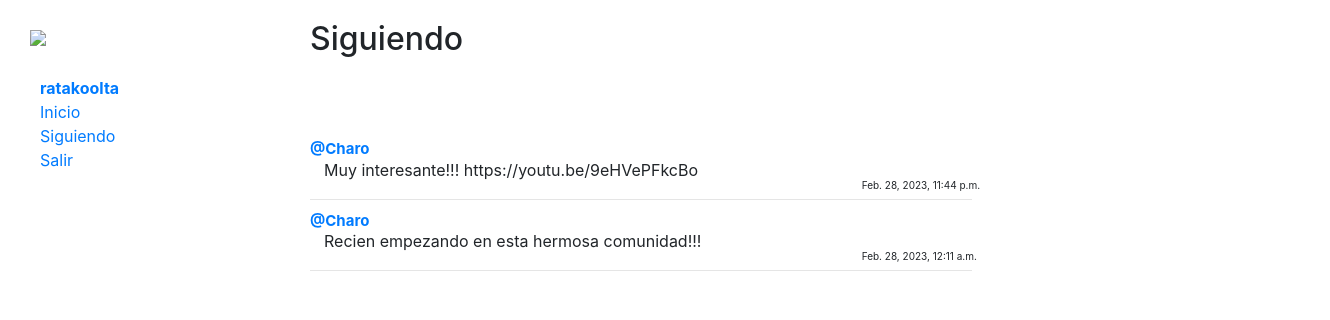
The page /following (signed in) on the database its author committed.
### network/models.py (models this page shows, shortened)
class User(AbstractUser):
    pass

class Post(models.Model):
    user = models.ForeignKey(User, on_delete=models.CASCADE, related_name="autor")
    post = models.CharField(max_length=140)
    date = models.DateTimeField(auto_now_add=True)

### network/views.py (the view)
# urls.py: path("following", views.following, name="following"),
def following(request):
    currentUser = User.objects.get(pk=request.user.id)
    userFollowing = Follow.objects.filter(user=currentUser)
    allPosts = Post.objects.all().order_by('id').reverse()
    siguiendoPosts = []
    for post in allPosts:
        for person in userFollowing:
            if person.followed == post.user:
                siguiendoPosts.append(post)
    paginator = Paginator(siguiendoPosts, 10)
    paginas = request.GET.get('page')
    publicaciones = paginator.get_page(paginas)
    return render(request, "network/following.html", {
        "publicaciones": publicaciones
    })

### network/templates/network/following.html (shortened to what this page needs)
{% extends "network/layout.html" %}
{% block body %}
    {% if user.is_authenticated %}
        <h2 style="margin-top: 20px;">Siguiendo</h2> <br><br><br>
        <div class="inicio">
            {% for post in publicaciones %}
                <div>
                    <p id="usuario"><a href="{% url 'profile' user_id=post.user.id %}">@{{ post.user }}</a></p>
                    <p id="post"> {{ post.post }}</p>
                    <p id="fecha">{{ post.date }}</p>
                    <hr style="margin-bottom: 10px;">
                </div>
            {% endfor %}
        </div>
    {% endif %}
{% endblock %}

### network/templates/network/layout.html (shortened to what this page needs)
{% load static %}
<!DOCTYPE html>
<html lang="en">
    <head>
        <link rel="stylesheet" href="https://stackpath.bootstrapcdn.com/bootstrap/4.4.1/css/bootstrap.min.css">
        <link href="{% static 'network/styles.css' %}" rel="stylesheet">
        <link rel="stylesheet" href="https://cdnjs.cloudflare.com/ajax/libs/font-awesome/4.7.0/css/font-awesome.min.css">
    </head>
    <body>
        <div class="row">
            <div class="sidebar col-lg-2 col-md-3" id="side" style="width: 250px;">
                <a href="{% url 'index' %}"><img id="logo" src="https://res.cloudinary.com/db90zkbrv/image/upload/v1677458586/logo_geoodt.png"></a>
              <ul>
                {% if user.is_authenticated %}
                    <div>
                        <a href="{% url 'profile' user_id=user.id %}"><strong>{{ user.username }}</strong></a>
                    </div>
                {% endif %}
                    <div>
                        <a href="{% url 'index' %}">Inicio</a>
                    </div>
                {% if user.is_authenticated %}
                    <div>
                        <a href="{% url 'following' %}">Siguiendo</a>
                    </div>
                    <div>
                        <a href="{% url 'logout' %}">Salir</a>
                    </div>
                {% endif %}
              </ul>
            </div>
            <div class="main col-lg-10 col-md-9" id="main">
                    {% block body %}
                    {% endblock %}
            </div>
        </div>
    </body>
</html>

### network/static/network/styles.css (style rules this page uses)
#side { position: fixed; width: 310px; }
#main { margin-left: 310px; }
hr { width: 60%; margin-left: 0%; }
#usuario { font-weight: bold; margin-bottom: -3px; font-size: 15px; }
#post { margin-left: 14px; width: 690px; }
#fecha { font-size: 10px; margin-left: 50%; margin-top: -20px; margin-bottom: -10px; }
#logo { width: 250px; margin: 30px; }
body { overflow-x: hidden; }

### rows shown on the page
User: username "ratakoolta"
Post: user "Charo", post "Muy interesante!!! https://youtu.be/9eHVePFkcBo", date "Feb. 28, 2023, 11:44 p.m."
Post: user "Charo", post "Recien empezando en esta hermosa comunidad!!!", date "Feb. 28, 2023, 12:11 a.m."
